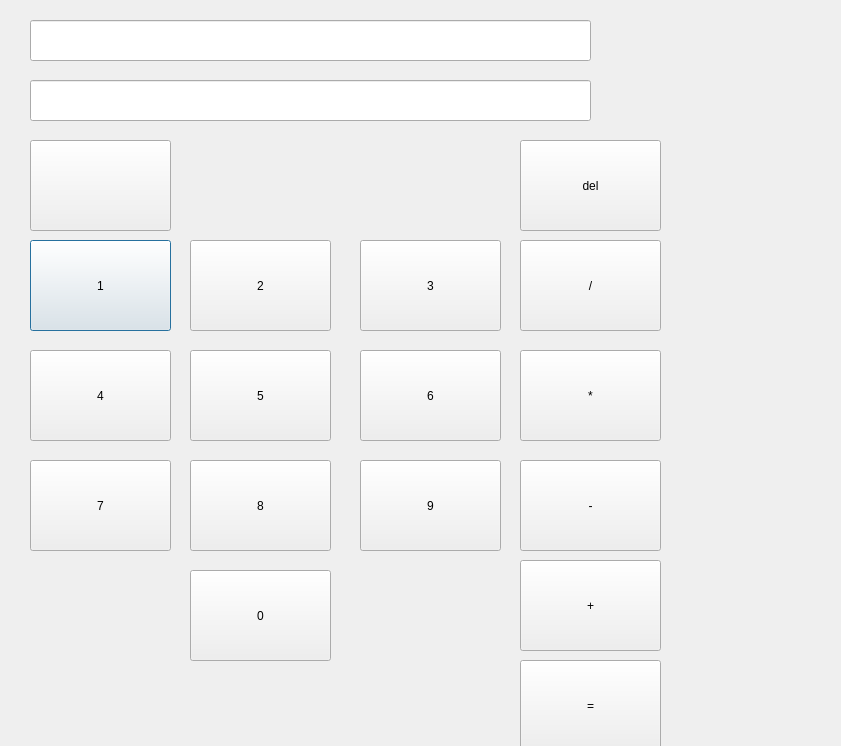
<?xml version="1.0" encoding="UTF-8"?>
<ui version="4.0">
 <class>Dialog</class>
 <widget class="QDialog" name="Dialog">
  <property name="geometry">
   <rect>
    <x>0</x>
    <y>0</y>
    <width>841</width>
    <height>746</height>
   </rect>
  </property>
  <property name="windowTitle">
   <string>Dialog</string>
  </property>
  <widget class="QLineEdit" name="q_lineEdit">
   <property name="geometry">
    <rect>
     <x>30</x>
     <y>20</y>
     <width>561</width>
     <height>41</height>
    </rect>
   </property>
  </widget>
  <widget class="QPushButton" name="num_pushButton_1">
   <property name="geometry">
    <rect>
     <x>30</x>
     <y>240</y>
     <width>141</width>
     <height>91</height>
    </rect>
   </property>
   <property name="text">
    <string>1</string>
   </property>
  </widget>
  <widget class="QPushButton" name="num_pushButton_2">
   <property name="geometry">
    <rect>
     <x>190</x>
     <y>240</y>
     <width>141</width>
     <height>91</height>
    </rect>
   </property>
   <property name="text">
    <string>2</string>
   </property>
  </widget>
  <widget class="QPushButton" name="num_pushButton_3">
   <property name="geometry">
    <rect>
     <x>360</x>
     <y>240</y>
     <width>141</width>
     <height>91</height>
    </rect>
   </property>
   <property name="text">
    <string>3</string>
   </property>
  </widget>
  <widget class="QPushButton" name="num_pushButton_4">
   <property name="geometry">
    <rect>
     <x>30</x>
     <y>350</y>
     <width>141</width>
     <height>91</height>
    </rect>
   </property>
   <property name="text">
    <string>4</string>
   </property>
  </widget>
  <widget class="QPushButton" name="num_pushButton_6">
   <property name="geometry">
    <rect>
     <x>360</x>
     <y>350</y>
     <width>141</width>
     <height>91</height>
    </rect>
   </property>
   <property name="text">
    <string>6</string>
   </property>
  </widget>
  <widget class="QPushButton" name="num_pushButton_5">
   <property name="geometry">
    <rect>
     <x>190</x>
     <y>350</y>
     <width>141</width>
     <height>91</height>
    </rect>
   </property>
   <property name="text">
    <string>5</string>
   </property>
  </widget>
  <widget class="QPushButton" name="num_pushButton_7">
   <property name="geometry">
    <rect>
     <x>30</x>
     <y>460</y>
     <width>141</width>
     <height>91</height>
    </rect>
   </property>
   <property name="text">
    <string>7</string>
   </property>
  </widget>
  <widget class="QPushButton" name="num_pushButton_8">
   <property name="geometry">
    <rect>
     <x>190</x>
     <y>460</y>
     <width>141</width>
     <height>91</height>
    </rect>
   </property>
   <property name="text">
    <string>8</string>
   </property>
  </widget>
  <widget class="QPushButton" name="num_pushButton_9">
   <property name="geometry">
    <rect>
     <x>360</x>
     <y>460</y>
     <width>141</width>
     <height>91</height>
    </rect>
   </property>
   <property name="text">
    <string>9</string>
   </property>
  </widget>
  <widget class="QPushButton" name="num_pushButton_0">
   <property name="geometry">
    <rect>
     <x>190</x>
     <y>570</y>
     <width>141</width>
     <height>91</height>
    </rect>
   </property>
   <property name="text">
    <string>0</string>
   </property>
  </widget>
  <widget class="QPushButton" name="sign_pushButton_1">
   <property name="geometry">
    <rect>
     <x>520</x>
     <y>240</y>
     <width>141</width>
     <height>91</height>
    </rect>
   </property>
   <property name="text">
    <string>/</string>
   </property>
  </widget>
  <widget class="QPushButton" name="sign_pushButton_2">
   <property name="geometry">
    <rect>
     <x>520</x>
     <y>350</y>
     <width>141</width>
     <height>91</height>
    </rect>
   </property>
   <property name="text">
    <string>*</string>
   </property>
  </widget>
  <widget class="QPushButton" name="sign_pushButton_3">
   <property name="geometry">
    <rect>
     <x>520</x>
     <y>460</y>
     <width>141</width>
     <height>91</height>
    </rect>
   </property>
   <property name="text">
    <string>-</string>
   </property>
  </widget>
  <widget class="QPushButton" name="sign_pushButton_4">
   <property name="geometry">
    <rect>
     <x>520</x>
     <y>560</y>
     <width>141</width>
     <height>91</height>
    </rect>
   </property>
   <property name="text">
    <string>+</string>
   </property>
  </widget>
  <widget class="QPushButton" name="result_pushButton">
   <property name="geometry">
    <rect>
     <x>520</x>
     <y>660</y>
     <width>141</width>
     <height>91</height>
    </rect>
   </property>
   <property name="text">
    <string>=</string>
   </property>
  </widget>
  <widget class="QPushButton" name="reset_pushButton">
   <property name="geometry">
    <rect>
     <x>30</x>
     <y>140</y>
     <width>141</width>
     <height>91</height>
    </rect>
   </property>
   <property name="text">
    <string/>
   </property>
  </widget>
  <widget class="QPushButton" name="del_pushButton">
   <property name="geometry">
    <rect>
     <x>520</x>
     <y>140</y>
     <width>141</width>
     <height>91</height>
    </rect>
   </property>
   <property name="text">
    <string>del</string>
   </property>
  </widget>
  <widget class="QLineEdit" name="a_lineEdit">
   <property name="geometry">
    <rect>
     <x>30</x>
     <y>80</y>
     <width>561</width>
     <height>41</height>
    </rect>
   </property>
  </widget>
 </widget>
 <resources/>
 <connections/>
</ui>
